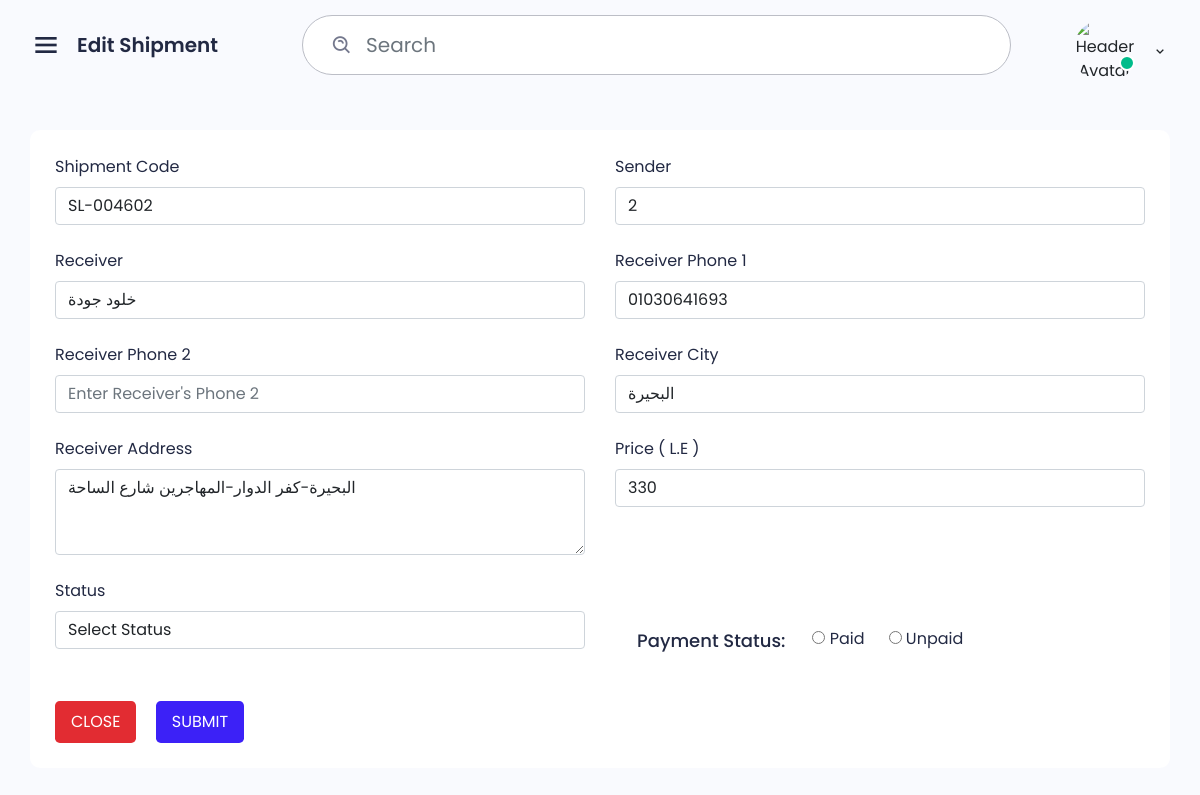
The page /edit_shipment/8 (signed in) on the database its author committed.
### app.py (models this page shows)
class Shipment(db.Model):
      id = db.Column(db.Integer, primary_key=True)
      user_id = db.Column(db.Integer, db.ForeignKey('user.id'), nullable=False)
      shipment_code = db.Column(db.String(80), nullable=False)
      sender = db.Column(db.String(80), nullable=False)
      receiver = db.Column(db.String(80), nullable=False)
      receiver_phone1 = db.Column(db.String(80), nullable=False)
      receiver_phone2 = db.Column(db.String(80), nullable=False)
      receiver_city = db.Column(db.String(80), nullable=False)
      receiver_address = db.Column(db.String(1800), nullable=False)
      status = db.Column(db.String(80), nullable=False)  # Pending, Processing, Delivered, Cancelled, Returned
      price = db.Column(db.String(80), nullable=False)
      shipment_date = db.Column(db.DateTime, server_default=db.func.now())
      delivery_date = db.Column(db.DateTime, server_default=db.func.now())
      shipment_price = db.Column(db.String(80), nullable=False)
      payment_status = db.Column(db.String(80), nullable=False)
      created_at = db.Column(db.DateTime, server_default=db.func.now())

### app.py (the view)
@app.route('/edit_shipment/<int:id>')
def edit_shipment(id):
      if not session.get('logged_in'):
            return redirect(url_for('admin_login'))
      shipment = Shipment.query.get_or_404(id)
      users = User.query.all()
      syscity = SystemCity.query.all()
      context = {
            'title': "Edit Shipment",
            'shipment': shipment,
            'syscity': syscity,
            'users': users
      }
      return render_template('edit_shipment.html', **context)

### templates/edit_shipment.html (shortened to what this page needs)
{% extends 'base.html' %}
{% block content %}
<div class="row">
    <div class="col-12">
        <form action="/edit_shipment/{{ shipment.id }}" method="post">
        <div class="box">
                <div class="box-body">
                    <div class="row">
                        <div class="col-md-6 col-sm-12 mb-24">
                            <div class="form-group">
                                <label class="form-label">Shipment Code</label>
                                <input class="form-control" value="{{ shipment.shipment_code }}" name="shipment_code" >
                            </div>
                        </div>
                        <div class="col-md-6 col-sm-12 mb-24">
                            <div class="form-group">
                                <label class="form-label">Sender</label>
                                <input class="form-control" placeholder="Enter Sender" name="sender" value="{{ shipment.sender }}">
                            </div>
                        </div>
                    </div>
                    <div class="row">
                        <div class="col-md-6 col-sm-12 mb-24">
                            <div class="form-group">
                                <label class="form-label">Receiver</label>
                                <input class="form-control" placeholder="Enter Receiver's Name" name="receiver" value="{{ shipment.receiver }}">
                            </div>
                        </div>
                        <div class="col-md-6 col-sm-12 mb-24">
                            <div class="form-group">
                                <label class="form-label">Receiver Phone 1</label>
                                <input name="receiver_phone1" class="form-control" placeholder="Enter Receiver's Phone 1" value="{{ shipment.receiver_phone1 }}">
                            </div>
                        </div>
                    </div>
                    <div class="row">
                        <div class="col-md-6 col-sm-12 mb-24">
                            <div class="form-group">
                                <label class="form-label">Receiver Phone 2</label>
                                <input name="receiver_phone2" class="form-control" placeholder="Enter Receiver's Phone 2" value="{{ shipment.receiver_phone2 }}">
                            </div>
                        </div>
                        <div class="col-md-6 col-sm-12 mb-24">
                            <div class="form-group">
                                <label class="form-label">Receiver City</label>
                                <input name="receiver_city" class="form-control" placeholder="Enter Receiver City" value="{{ shipment.receiver_city }}">
                            </div>
                        </div>
                    </div>
                    <div class="row">
                        <div class="col-md-6 col-sm-12 mb-24">
                            <div class="form-group">
                                <label class="form-label">Receiver Address</label>
                                <textarea class="form-control" placeholder="Enter Receiver's Address" rows="3" name="receiver_address">{{ shipment.receiver_address }}</textarea>
                            </div>
                        </div>
                        <div class="col-md-6 col-sm-12 mb-24">
                            <div class="form-group">
                                <label class="form-label">Price ( L.E )</label>
                                <input class="form-control" placeholder="Enter Price" name="price" value="{{ shipment.price }}">
                            </div>
                        </div>
                    </div>
                    <div class="row">
                        <div class="col-md-6 col-sm-12 mb-24">
                            <div class="form-group">
                                <label class="form-label">Status</label>
                                <select name="status" class="form-control custom-select select2 select2-hidden-accessible" data-placeholder="Select Status" tabindex="-1" aria-hidden="true">
                                    <option label="Select Status"></option>
                                    <option value="Pending" {% if status == 'Pending' %}selected{% endif %}>Pending</option>
                                </select>
                            </div>
                        </div>
                        <div class="col-md-6 col-sm-12 mb-24">
                            <div class="custom-controls-stacked d-lg-flex align-items-center">
                                <label class="form-label mt-1 fs-18 font-w500 color-primary">Payment Status:</label>
                                <label class="custom-control custom-radio success me-4">
                                    <input type="radio" class="custom-control-input" name="payment_status" value="Paid" {% if payment_status == 'Paid' %}checked{% endif %}>
                                    <span class="custom-control-label">Paid</span>
                                </label>
                                <label class="custom-control custom-radio success me-4">
                                    <input type="radio" class="custom-control-input" name="payment_status" value="Unpaid" {% if payment_status == 'Unpaid' %}checked{% endif %}>
                                    <span class="custom-control-label">Unpaid</span>
                                </label>
                            </div>
                        </div>
                    </div>
                </div>
                <div class="gr-btn mt-15">
                    <a href="#" class="btn btn-danger btn-lg mr-15 fs-16">CLOSE</a>
                    <button class="btn btn-primary btn-lg fs-16" type="submit">SUBMIT</button>
                </div>
            </div>
        </form>
    </div>
</div>
{% endblock %}

### static/css/grid.css (style rules this page uses)
.row { display: flex; flex-wrap: wrap; margin: 0 -15px; }
[class*="col-"] { padding: 0 15px; margin-bottom: 40px; }
.col-12 { width: 100%; }
@media only screen and (max-width: 1280px) { .col-md-6 { width: 50%; } }

### rows shown on the page
Shipment: shipment_code "SL-004602", sender "2", receiver "خلود جودة", receiver_phone1 "01030641693", receiver_city "البحيرة", receiver_address "البحيرة-كفر الدوار-المهاجرين شارع الساحة", price "330"

### other values the page prints
{{ title }} "Edit Shipment"
